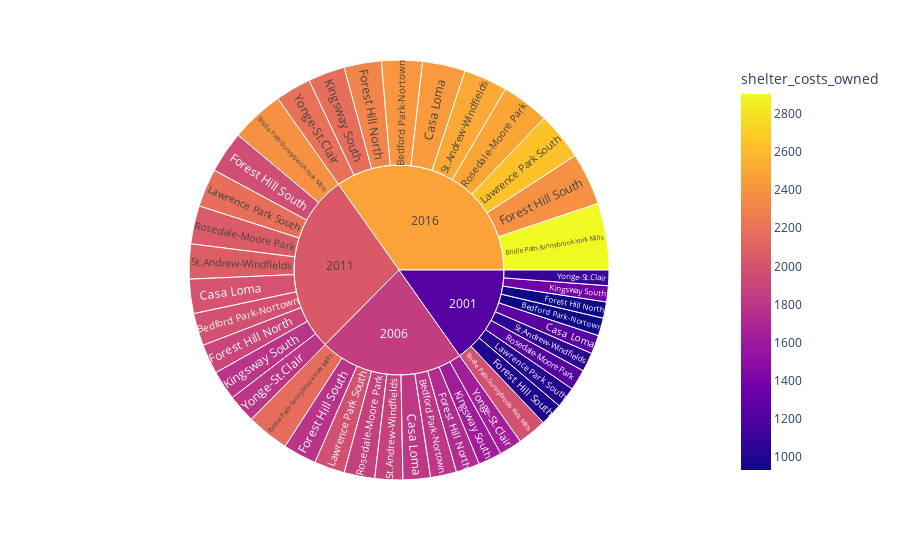

Notebook code cell kept with this figure:
### Code cell
# Create the sunburst chart
sunburst_figure = px.sunburst(sunburst_chart, 
                              path =["year", "neighbourhood"], 
                              values = "average_house_value",
                              hover_data=["shelter_costs_owned","shelter_costs_rented"],
                              color=("shelter_costs_owned")
                              )

# To change color of the figure, use the command in the above code --> color_continuous_scale='Blues'
sunburst_figure

### Figure 1 — Plotly figure (JSON) as saved in the notebook; plotly's stock layout.template omitted (floating-point values rounded to 4 significant figures; data arrays with more than 128 entries replaced by an {"elided": "..."} marker saying what was removed)
{"data": [{"branchvalues": "total", "customdata": {"elided": "44x3 mixed values"}, "domain": {"x": [0, 1], "y": [0, 1]}, "hovertemplate": "labels=%{label}<br>average_house_value=%{value}<br>parent=%{parent}<br>id=%{id}<br>shelter_costs_owned=%{color}<br>shelter_costs_rented=%{customdata[1]}<extra></extra>", "ids": ["2001/Bedford Park-Nortown", "2006/Bedford Park-Nortown", "2011/Bedford Park-Nortown", "2016/Bedford Park-Nortown", "2001/Bridle Path-Sunnybrook-York Mills", "2006/Bridle Path-Sunnybrook-York Mills", "2011/Bridle Path-Sunnybrook-York Mills", "2016/Bridle Path-Sunnybrook-York Mills", "2001/Casa Loma", "2006/Casa Loma", "2011/Casa Loma", "2016/Casa Loma", "2001/Forest Hill North", "2006/Forest Hill North", "2011/Forest Hill North", "2016/Forest Hill North", "2001/Forest Hill South", "2006/Forest Hill South", "2011/Forest Hill South", "2016/Forest Hill South", "2001/Kingsway South", "2006/Kingsway South", "2011/Kingsway South", "2016/Kingsway South", "2001/Lawrence Park South", "2006/Lawrence Park South", "2011/Lawrence Park South", "2016/Lawrence Park South", "2001/Rosedale-Moore Park", "2006/Rosedale-Moore Park", "2011/Rosedale-Moore Park", "2016/Rosedale-Moore Park", "2001/St.Andrew-Windfields", "2006/St.Andrew-Windfields", "2011/St.Andrew-Windfields", "2016/St.Andrew-Windfields", "2001/Yonge-St.Clair", "2006/Yonge-St.Clair", "2011/Yonge-St.Clair", "2016/Yonge-St.Clair", "2001", "2006", "2011", "2016"], "labels": ["Bedford Park-Nortown", "Bedford Park-Nortown", "Bedford Park-Nortown", "Bedford Park-Nortown", "Bridle Path-Sunnybrook-York Mills", "Bridle Path-Sunnybrook-York Mills", "Bridle Path-Sunnybrook-York Mills", "Bridle Path-Sunnybrook-York Mills", "Casa Loma", "Casa Loma", "Casa Loma", "Casa Loma", "Forest Hill North", "Forest Hill North", "Forest Hill North", "Forest Hill North", "Forest Hill South", "Forest Hill South", "Forest Hill South", "Forest Hill South", "Kingsway South", "Kingsway South", "Kingsway South", "Kingsway South", "Lawrence Park South", "Lawrence Park South", "Lawrence Park South", "Lawrence Park South", "Rosedale-Moore Park", "Rosedale-Moore Park", "Rosedale-Moore Park", "Rosedale-Moore Park", "St.Andrew-Windfields", "St.Andrew-Windfields", "St.Andrew-Windfields", "St.Andrew-Windfields", "Yonge-St.Clair", "Yonge-St.Clair", "Yonge-St.Clair", "Yonge-St.Clair", "2001", "2006", "2011", "2016"], "marker": {"coloraxis": "coloraxis", "colors": [933, 1808, 1988, 2418, 1983, 2170, 2387, 2903, 1241, 1819, 2001, 2434, 940, 1731, 1904, 2316, 1001, 1781, 1959, 2383, 1362, 1625, 1787, 2173, 1021, 1977, 2174, 2644, 1219, 1868, 2054, 2498, 1055, 1881, 2069, 2516, 1091, 1638, 1802, 2192, 1225.0, 1856.0, 2041.0, 2483.0]}, "name": "", "parents": ["2001", "2006", "2011", "2016", "2001", "2006", "2011", "2016", "2001", "2006", "2011", "2016", "2001", "2006", "2011", "2016", "2001", "2006", "2011", "2016", "2001", "2006", "2011", "2016", "2001", "2006", "2011", "2016", "2001", "2006", "2011", "2016", "2001", "2006", "2011", "2016", "2001", "2006", "2011", "2016", "", "", "", ""], "type": "sunburst", "values": [565304, 826963, 1034387, 1295007, 927466, 1356757, 1697067, 2124653, 596077, 871981, 1090696, 1365503, 517466, 756983, 946854, 1185419, 726664, 1063011, 1329642, 1664653, 512334, 749476, 937464, 1173663, 664712, 972384, 1216283, 1522732, 664476, 972039, 1215852, 1522193, 607040, 888017, 1110755, 1390616, 494098, 722799, 904096, 1131888, 6275637, 9180410, 11483096, 14376327]}], "layout": {"autosize": true, "coloraxis": {"colorbar": {"title": {"text": "shelter_costs_owned"}}, "colorscale": [[0, "#0d0887"], [0.1111, "#46039f"], [0.2222, "#7201a8"], [0.3333, "#9c179e"], [0.4444, "#bd3786"], [0.5556, "#d8576b"], [0.6667, "#ed7953"], [0.7778, "#fb9f3a"], [0.8889, "#fdca26"], [1, "#f0f921"]]}, "legend": {"tracegroupgap": 0}, "margin": {"t": 60}}}
